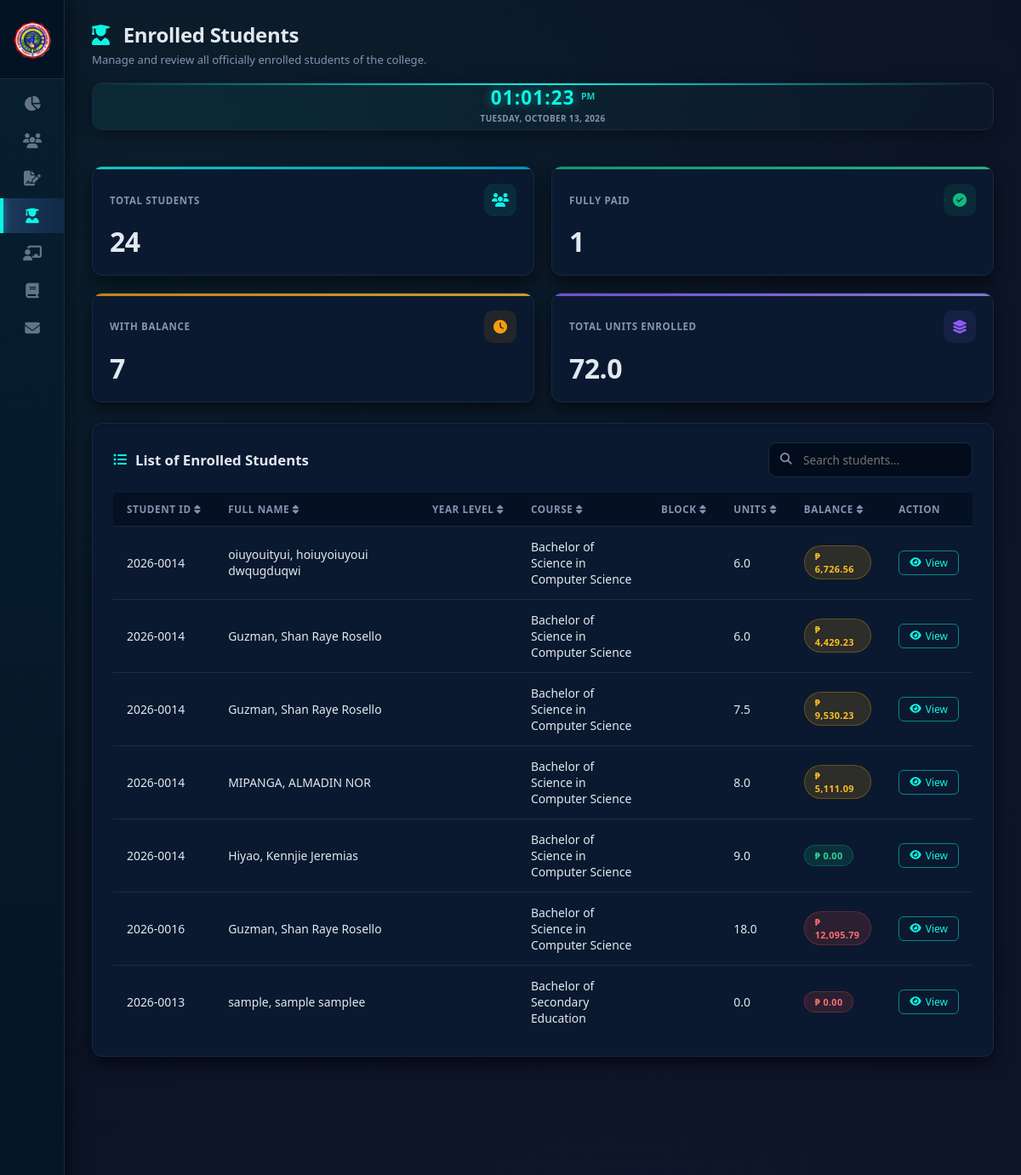
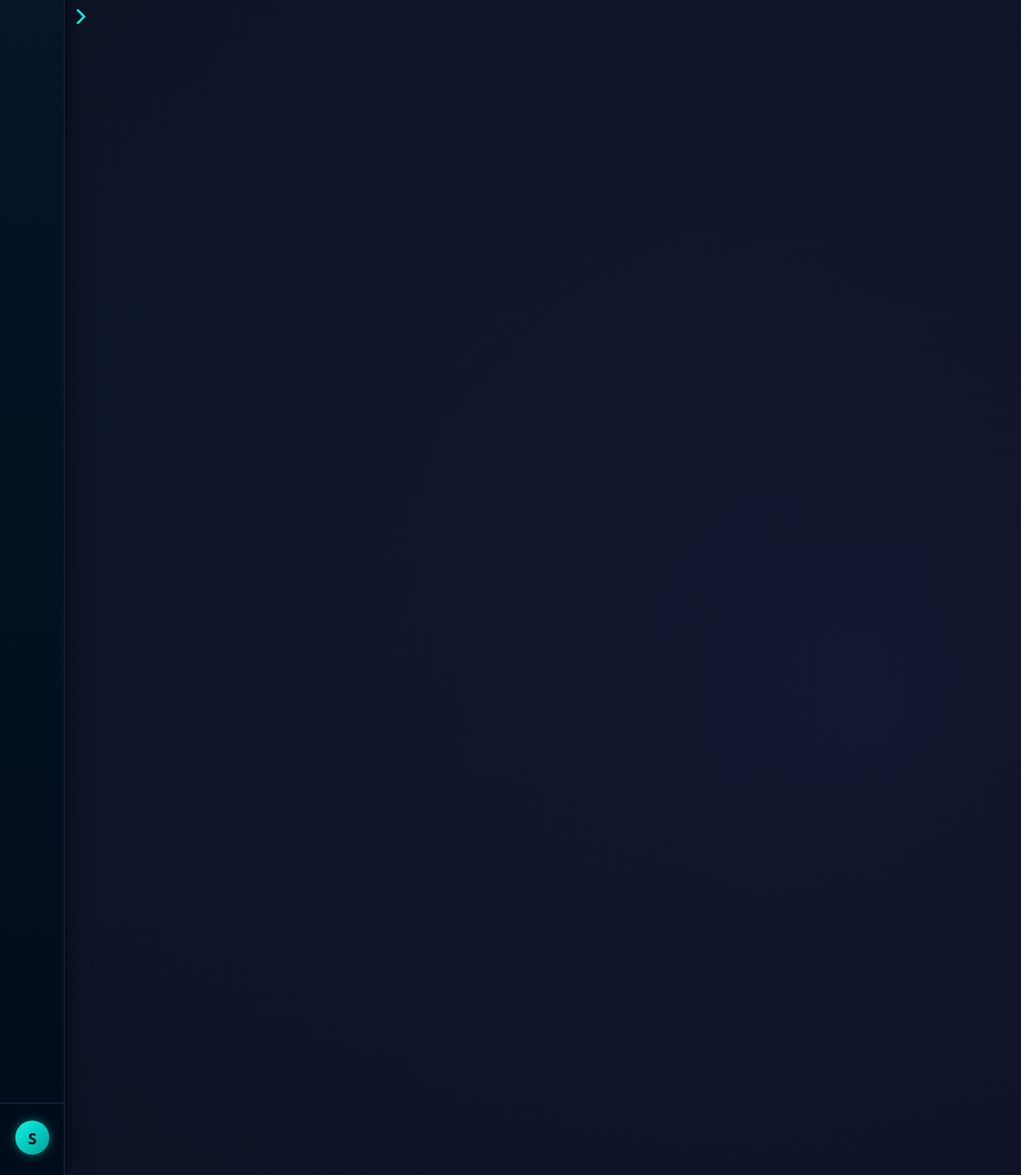
The page /backend/AdminDB/enrolled.php (signed in) on the database its author committed (2 pictures, top to bottom).
### tables this page shows
CREATE TABLE `enrolled` (
  `student_id` int(11) NOT NULL,
  `student_code` varchar(20) DEFAULT NULL,
  `firstname` varchar(25) NOT NULL,
  `middlename` varchar(25) NOT NULL,
  `lastname` varchar(25) NOT NULL,
  `suffix` varchar(25) NOT NULL,
  `gender` varchar(10) NOT NULL,
  `birthday` date NOT NULL,
  `birthplace` varchar(200) NOT NULL,
  `citizenship` varchar(50) NOT NULL,
  `civilstatus` varchar(25) NOT NULL,
  `employment` varchar(50) NOT NULL,
  `mother` varchar(200) NOT NULL,
  `mphone_number` varchar(11) NOT NULL,
  `father` varchar(200) NOT NULL,
  `fphone_number` varchar(15) NOT NULL,
  `guardian` varchar(200) NOT NULL,
  `gphone_number` varchar(15) NOT NULL,
  `course` varchar(150) NOT NULL,
  `major` varchar(25) NOT NULL,
  `school_address` varchar(200) NOT NULL,
  `academic_year` varchar(200) NOT NULL,
  `scholarship` varchar(50) NOT NULL,
  `full_address` varchar(200) NOT NULL,
  `mobile_number` varchar(11) NOT NULL,
  `email` varchar(200) NOT NULL,
  `ip_address` varchar(45) DEFAULT NULL,
  `last_login` datetime DEFAULT NULL,
  `status` enum('online','offline') DEFAULT 'offline',
  `enrollment_status` enum('pending','approved','declined') DEFAULT 'pending',
  `payment_proof` varchar(255) DEFAULT NULL,
  `requirements_files` text DEFAULT NULL,
  `created_at` timestamp NOT NULL DEFAULT current_timestamp(),
  `subjects_json` text DEFAULT NULL,
  `assessment_json` text DEFAULT NULL,
  `year_level` varchar(50) DEFAULT '',
  `block` varchar(50) DEFAULT '',
  `initial_payment_amount` decimal(12,2) NOT NULL DEFAULT 0.00,
  `initial_payment_method` varchar(50) DEFAULT '',
  `initial_payment_date` date DEFAULT NULL,
  `initial_payment_or` varchar(30) DEFAULT '',
  `initial_payment_gcash` varchar(30) DEFAULT ''
);

### backend/AdminDB/enrolled.php (the view, shortened to what this page needs)
<?php
require 'db.php';
$admin_name = htmlspecialchars($_SESSION['admin_name'] ?? $_SESSION['admin_user']);
function safeQuery($conn, $sql) {
    try {
        return $conn->query($sql);
    } catch (Throwable $e) {
        error_log("safeQuery failed: " . $e->getMessage() . " | SQL: " . $sql);
        return false;
    }
}
function parseMoney($v) {
    if ($v === null || $v === '') return 0.0;
    $clean = preg_replace('/[^0-9.\-]/', '', (string)$v);
    return (float)$clean;
}
$students = [];
$hasStatusCol = false;
$statusCheck = safeQuery($conn, "SHOW COLUMNS FROM enrolled LIKE 'enrollment_status'");
if ($statusCheck && $statusCheck->num_rows > 0) {
    $hasStatusCol = true;
}
$studentQuery = $hasStatusCol
    ? "SELECT * FROM enrolled WHERE enrollment_status = 'approved' ORDER BY student_id DESC"
    : "SELECT * FROM enrolled ORDER BY student_id DESC";
$res = safeQuery($conn, $studentQuery);
if ($res) {
    while ($row = $res->fetch_assoc()) {
        $subjects = [];
        if (!empty($row['subjects_json'])) {
            $d = json_decode($row['subjects_json'], true);
            if (is_array($d)) $subjects = $d;
        }
        $assessment = [];
        if (!empty($row['assessment_json'])) {
            $d = json_decode($row['assessment_json'], true);
            if (is_array($d)) $assessment = $d;
        }
        $totalUnits    = 0.0;
        $bridgingUnits = 0.0;
        $nstpUnits     = 0.0;
        foreach ($subjects as $s) {
            $u = (float)($s['units'] ?? 0);
            $totalUnits += $u;
        }
        $totalAssessment = parseMoney($assessment['total'] ?? 0);
        if ($totalAssessment <= 0) {
            $totalAssessment = parseMoney($assessment['tuition_fee'] ?? 0)
                             + parseMoney($assessment['academic'] ?? 0)
                             + parseMoney($assessment['computer'] ?? 0)
                             + parseMoney($assessment['misc_fee'] ?? 0)
                             + parseMoney($assessment['nstp'] ?? 0)
                             + parseMoney($assessment['others'] ?? 0);
        }
        $payments  = [];
        $totalPaid = 0.0;
        $studentCode = trim($row['student_code'] ?? '');
        if ($studentCode !== '') {
            try {
                $stmt = $conn->prepare("SELECT * FROM student_payments WHERE student_code = ? ORDER BY id ASC");
                if ($stmt) {
                    $stmt->bind_param("s", $studentCode);
                    $stmt->execute();
                    $pr = $stmt->get_result();
                    while ($p = $pr->fetch_assoc()) {
                        $p['payment_date'] = $p['payment_date'] ?? null;
                        $p['or_number']    = $p['or_number']    ?? '';
                        $p['purpose']      = $p['purpose']      ?? 'Payment';
                        $p['amount']       = $p['amount']       ?? 0;
                        $p['gcash_number'] = $p['gcash_number'] ?? '';
                        $payments[] = $p;
                        $totalPaid += (float)$p['amount'];
                    }
                }
            } catch (Throwable $e) {
            }
        }
        $balance = max(0, $totalAssessment - $totalPaid);
        $row['parsed_subjects']   = $subjects;
        $row['parsed_assessment'] = $assessment;
        $row['payments_list']     = $payments;
        $row['total_units']       = $totalUnits;
        $row['bridging_units']    = $bridgingUnits;
        $row['nstp_units']        = $nstpUnits;
        $row['total_assessment']  = $totalAssessment;
        $row['total_paid']        = $totalPaid;
        $row['balance']           = $balance;
        $students[] = $row;
    }
}
?>
<!doctype html>
<html lang="en">
<head>
  <link rel="stylesheet" href="https://cdnjs.cloudflare.com/ajax/libs/font-awesome/6.5.1/css/all.min.css" />
</head>
<body>
  <button class="sidebar-toggle" id="sidebarToggle" onclick="toggleSidebar(event)" title="Toggle Sidebar">
    <i class="fa-solid fa-chevron-right"></i>
  </button>
  <aside class="sidebar" id="sidebar">
    <div class="school-brand" onclick="pinSidebar(event)">
      <div class="school-logo">
        <img src="/WebDev_for_ProgLang/BackGroundimage/ICFLogo.png" alt="ICF Logo" />
      </div>
    </div>
    <ul class="nav-links">
      <li><a href="adminpanel.php" onclick="pinSidebar(event)"><span class="nav-icon"><i class="fa-solid fa-chart-pie"></i></span><span class="nav-label">Overview</span></a></li>
      <li><a href="users.php" onclick="pinSidebar(event)"><span class="nav-icon"><i class="fa-solid fa-users"></i></span><span class="nav-label">Users</span></a></li>
      <li><a href="enrollments.php" onclick="pinSidebar(event)"><span class="nav-icon"><i class="fa-solid fa-file-signature"></i></span><span class="nav-label">Enrollments</span></a></li>
      <li class="active"><a href="enrolled.php" onclick="pinSidebar(event)"><span class="nav-icon"><i class="fa-solid fa-user-graduate"></i></span><span class="nav-label">Enrolled</span></a></li>
      <li><a href="instructor.php" onclick="pinSidebar(event)"><span class="nav-icon"><i class="fa-solid fa-chalkboard-user"></i></span><span class="nav-label">Instructors</span></a></li>
      <li><a href="curriculum.php" onclick="pinSidebar(event)"><span class="nav-icon"><i class="fa-solid fa-book"></i></span><span class="nav-label">Curriculum</span></a></li>
      <li><a href="received-mail.php" onclick="pinSidebar(event)"><span class="nav-icon"><i class="fa-solid fa-envelope"></i></span><span class="nav-label">Received Mail</span></a></li>
    </ul>
    <div class="sidebar-footer">
      <div class="admin-profile-card" id="adminProfileToggle" onclick="onAdminProfileClick(event)">
        <div class="admin-avatar"><?php echo strtoupper(substr($admin_name, 0, 1)); ?></div>
      </div>
    </div>
  </aside>
  <main class="main-content" id="mainContent">
    <header class="top-header">
      <div class="top-header-left">
        <h1><i class="fa-solid fa-user-graduate"></i> Enrolled Students</h1>
        <p>Manage and review all officially enrolled students of the college.</p>
      </div>
      <div class="live-clock">
        <div>
          <span class="clock-time" id="liveClockTime">--:--:--</span>
          <span class="clock-ampm" id="liveClockAmPm">--</span>
        </div>
        <div class="clock-date" id="liveClockDate">Loading date...</div>
      </div>
    </header>
    <div class="cards-grid">
      <div class="metric-card">
        <div class="metric-top">
          <span class="metric-label">Total Students</span>
          <div class="metric-icon"><i class="fa-solid fa-users"></i></div>
        </div>
        <div class="metric-value" id="totalStudentsCard"><?php echo count($students); ?></div>
      </div>
      <div class="metric-card">
        <div class="metric-top">
          <span class="metric-label">Fully Paid</span>
          <div class="metric-icon"><i class="fa-solid fa-circle-check"></i></div>
        </div>
        <div class="metric-value" id="fullyPaidCard">0</div>
      </div>
      <div class="metric-card">
        <div class="metric-top">
          <span class="metric-label">With Balance</span>
          <div class="metric-icon"><i class="fa-solid fa-clock"></i></div>
        </div>
        <div class="metric-value" id="withBalanceCard">0</div>
      </div>
      <div class="metric-card">
        <div class="metric-top">
          <span class="metric-label">Total Units Enrolled</span>
          <div class="metric-icon"><i class="fa-solid fa-layer-group"></i></div>
        </div>
        <div class="metric-value" id="totalUnitsCard">0</div>
      </div>
    </div>
    <div class="table-card">
      <div class="table-header">
        <h2><i class="fa-solid fa-list-ul"></i> List of Enrolled Students</h2>
        <div class="search-container" style="position:relative;">
          <input type="text" id="userSearchInput" placeholder="Search students..." autocomplete="off"
            style="padding:10px 16px 10px 40px; background:var(--bg-deep-abyss); border:1px solid var(--border-teal); border-radius:10px; color:var(--text-high-contrast); font-size:0.85rem; outline:none; width:240px;" />
        </div>
      </div>
      <div class="table-wrapper">
        <table id="enrolledTable">
          <thead>
            <tr>
              <th class="sortable" onclick="sortTable(0)">Student ID <i class="fas fa-sort"></i></th>
              <th class="sortable" onclick="sortTable(1)">Full Name <i class="fas fa-sort"></i></th>
              <th class="sortable" onclick="sortTable(2)">Year Level <i class="fas fa-sort"></i></th>
              <th class="sortable" onclick="sortTable(3)">Course <i class="fas fa-sort"></i></th>
              <th class="sortable" onclick="sortTable(4)">Block <i class="fas fa-sort"></i></th>
              <th class="sortable" onclick="sortTable(5)">Units <i class="fas fa-sort"></i></th>
              <th class="sortable" onclick="sortTable(6)">Balance <i class="fas fa-sort"></i></th>
              <th class="no-sort">Action</th>
            </tr>
          </thead>
          <tbody id="enrolledTableBody">
            <?php foreach ($students as $s):
              $fullName = trim(($s['lastname'] ?? '') . ', ' . ($s['firstname'] ?? '') . ' ' . ($s['middlename'] ?? ''));
              $studentIdDisplay = !empty($s['student_code'])
                ? htmlspecialchars($s['student_code'])
                : '#STU-' . str_pad($s['student_id'] ?? 0, 4, '0', STR_PAD_LEFT);
              $balanceFormatted = '₱ ' . number_format($s['balance'], 2);
              if ($s['balance'] <= 0 && $s['total_assessment'] > 0) {
                $badgeClass = 'success';
              } elseif ($s['total_paid'] > 0) {
                $badgeClass = 'warning';
              } else {
                $badgeClass = 'danger';
              }
            ?>
            <tr data-record='<?php echo htmlspecialchars(json_encode($s), ENT_QUOTES, "UTF-8"); ?>'>
              <td><?php echo $studentIdDisplay; ?></td>
              <td><?php echo htmlspecialchars($fullName); ?></td>
              <td><?php echo htmlspecialchars($s['year_level'] ?? '—'); ?></td>
              <td><?php echo htmlspecialchars($s['course'] ?? '—'); ?></td>
              <td><?php echo htmlspecialchars($s['block'] ?? '—'); ?></td>
              <td><?php echo number_format($s['total_units'], 1); ?></td>
              <td><span class="badge <?php echo $badgeClass; ?>"><?php echo $balanceFormatted; ?></span></td>
              <td><button class="btn-action view" onclick="viewStudent(this)"><i class="fa-solid fa-eye"></i> View</button></td>
            </tr>
            <?php endforeach; ?>
          </tbody>
        </table>
      </div>
    </div>
  </main>
</body>
</html>

### rows shown on the page
enrolled: student_code "2026-0014", fullName "oiuyouityui, hoiuyoiuyoui dwqugduqwi", course "Bachelor of Science in Computer Science", total_units "6.0", balanceFormatted "₱ 6,726.56"
enrolled: student_code "2026-0014", fullName "Guzman, Shan Raye Rosello", course "Bachelor of Science in Computer Science", total_units "6.0", balanceFormatted "₱ 4,429.23"
enrolled: student_code "2026-0014", fullName "Guzman, Shan Raye Rosello", course "Bachelor of Science in Computer Science", total_units "7.5", balanceFormatted "₱ 9,530.23"
enrolled: student_code "2026-0014", fullName "MIPANGA, ALMADIN NOR", course "Bachelor of Science in Computer Science", total_units "8.0", balanceFormatted "₱ 5,111.09"
enrolled: student_code "2026-0014", fullName "Hiyao, Kennjie Jeremias", course "Bachelor of Science in Computer Science", total_units "9.0", balanceFormatted "₱ 0.00"
enrolled: student_code "2026-0016", fullName "Guzman, Shan Raye Rosello", course "Bachelor of Science in Computer Science", total_units "18.0", balanceFormatted "₱ 12,095.79"
enrolled: student_code "2026-0013", fullName "sample, sample samplee", course "Bachelor of Secondary Education", total_units "0.0", balanceFormatted "₱ 0.00"

### other values the page prints
substr($admin_name, 0, 1) "S"
count($students) "24"
